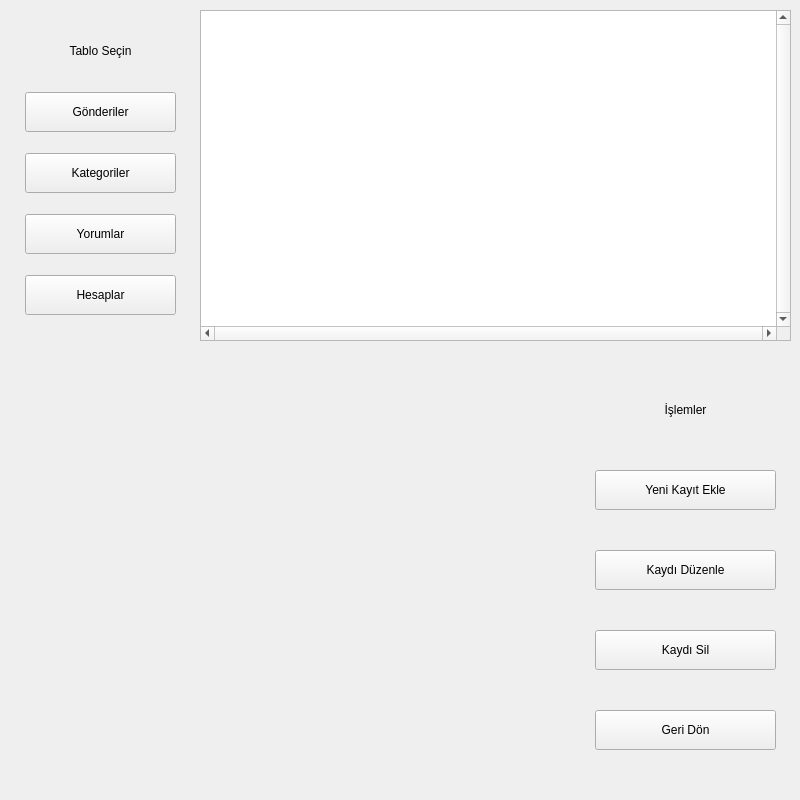
<?xml version="1.0" encoding="UTF-8"?>
<ui version="4.0">
 <class>adminPanel</class>
 <widget class="QWidget" name="adminPanel">
  <property name="geometry">
   <rect>
    <x>0</x>
    <y>0</y>
    <width>800</width>
    <height>800</height>
   </rect>
  </property>
  <property name="windowTitle">
   <string>Yönetici Paneli</string>
  </property>
  <widget class="QTableWidget" name="mainTable">
   <property name="geometry">
    <rect>
     <x>200</x>
     <y>10</y>
     <width>591</width>
     <height>331</height>
    </rect>
   </property>
   <property name="verticalScrollBarPolicy">
    <enum>Qt::ScrollBarAlwaysOn</enum>
   </property>
   <property name="horizontalScrollBarPolicy">
    <enum>Qt::ScrollBarAlwaysOn</enum>
   </property>
   <property name="editTriggers">
    <set>QAbstractItemView::NoEditTriggers</set>
   </property>
   <property name="selectionMode">
    <enum>QAbstractItemView::SingleSelection</enum>
   </property>
   <property name="selectionBehavior">
    <enum>QAbstractItemView::SelectRows</enum>
   </property>
   <attribute name="horizontalHeaderCascadingSectionResizes">
    <bool>true</bool>
   </attribute>
   <attribute name="horizontalHeaderShowSortIndicator" stdset="0">
    <bool>true</bool>
   </attribute>
   <attribute name="horizontalHeaderStretchLastSection">
    <bool>true</bool>
   </attribute>
  </widget>
  <widget class="QWidget" name="verticalLayoutWidget">
   <property name="geometry">
    <rect>
     <x>10</x>
     <y>10</y>
     <width>181</width>
     <height>331</height>
    </rect>
   </property>
   <layout class="QVBoxLayout" name="verticalLayout">
    <property name="spacing">
     <number>15</number>
    </property>
    <property name="leftMargin">
     <number>15</number>
    </property>
    <property name="topMargin">
     <number>15</number>
    </property>
    <property name="rightMargin">
     <number>15</number>
    </property>
    <property name="bottomMargin">
     <number>15</number>
    </property>
    <item>
     <widget class="QLabel" name="label">
      <property name="sizePolicy">
       <sizepolicy hsizetype="Preferred" vsizetype="Fixed">
        <horstretch>0</horstretch>
        <verstretch>0</verstretch>
       </sizepolicy>
      </property>
      <property name="minimumSize">
       <size>
        <width>0</width>
        <height>40</height>
       </size>
      </property>
      <property name="text">
       <string>Tablo Seçin</string>
      </property>
      <property name="alignment">
       <set>Qt::AlignCenter</set>
      </property>
     </widget>
    </item>
    <item>
     <widget class="QPushButton" name="selectPostsBtn">
      <property name="minimumSize">
       <size>
        <width>0</width>
        <height>40</height>
       </size>
      </property>
      <property name="text">
       <string>Gönderiler</string>
      </property>
     </widget>
    </item>
    <item>
     <widget class="QPushButton" name="selectCategoriesBtn">
      <property name="minimumSize">
       <size>
        <width>0</width>
        <height>40</height>
       </size>
      </property>
      <property name="text">
       <string>Kategoriler</string>
      </property>
     </widget>
    </item>
    <item>
     <widget class="QPushButton" name="selectCommentsBtn">
      <property name="minimumSize">
       <size>
        <width>0</width>
        <height>40</height>
       </size>
      </property>
      <property name="text">
       <string>Yorumlar</string>
      </property>
     </widget>
    </item>
    <item>
     <widget class="QPushButton" name="selectAccountsBtn">
      <property name="minimumSize">
       <size>
        <width>0</width>
        <height>40</height>
       </size>
      </property>
      <property name="text">
       <string>Hesaplar</string>
      </property>
     </widget>
    </item>
   </layout>
  </widget>
  <widget class="QWidget" name="verticalLayoutWidget_2">
   <property name="geometry">
    <rect>
     <x>10</x>
     <y>350</y>
     <width>561</width>
     <height>441</height>
    </rect>
   </property>
   <layout class="QVBoxLayout" name="inputLayout">
    <property name="spacing">
     <number>5</number>
    </property>
    <property name="leftMargin">
     <number>5</number>
    </property>
    <property name="topMargin">
     <number>5</number>
    </property>
    <property name="rightMargin">
     <number>5</number>
    </property>
    <property name="bottomMargin">
     <number>5</number>
    </property>
   </layout>
  </widget>
  <widget class="QWidget" name="verticalLayoutWidget_3">
   <property name="geometry">
    <rect>
     <x>580</x>
     <y>350</y>
     <width>211</width>
     <height>441</height>
    </rect>
   </property>
   <layout class="QVBoxLayout" name="verticalLayout_2">
    <property name="spacing">
     <number>15</number>
    </property>
    <property name="leftMargin">
     <number>15</number>
    </property>
    <property name="topMargin">
     <number>15</number>
    </property>
    <property name="rightMargin">
     <number>15</number>
    </property>
    <property name="bottomMargin">
     <number>15</number>
    </property>
    <item>
     <widget class="QLabel" name="label_2">
      <property name="sizePolicy">
       <sizepolicy hsizetype="Preferred" vsizetype="Fixed">
        <horstretch>0</horstretch>
        <verstretch>0</verstretch>
       </sizepolicy>
      </property>
      <property name="minimumSize">
       <size>
        <width>0</width>
        <height>40</height>
       </size>
      </property>
      <property name="text">
       <string>İşlemler</string>
      </property>
      <property name="alignment">
       <set>Qt::AlignCenter</set>
      </property>
     </widget>
    </item>
    <item>
     <widget class="QPushButton" name="addNewRecordBtn">
      <property name="minimumSize">
       <size>
        <width>0</width>
        <height>40</height>
       </size>
      </property>
      <property name="text">
       <string>Yeni Kayıt Ekle</string>
      </property>
     </widget>
    </item>
    <item>
     <widget class="QPushButton" name="editRecordBtn">
      <property name="minimumSize">
       <size>
        <width>0</width>
        <height>40</height>
       </size>
      </property>
      <property name="text">
       <string>Kaydı Düzenle</string>
      </property>
     </widget>
    </item>
    <item>
     <widget class="QPushButton" name="deleteRecordsBtn">
      <property name="minimumSize">
       <size>
        <width>0</width>
        <height>40</height>
       </size>
      </property>
      <property name="text">
       <string>Kaydı Sil</string>
      </property>
     </widget>
    </item>
    <item>
     <widget class="QPushButton" name="backButton">
      <property name="minimumSize">
       <size>
        <width>0</width>
        <height>40</height>
       </size>
      </property>
      <property name="text">
       <string>Geri Dön</string>
      </property>
     </widget>
    </item>
   </layout>
  </widget>
 </widget>
 <resources/>
 <connections/>
</ui>
